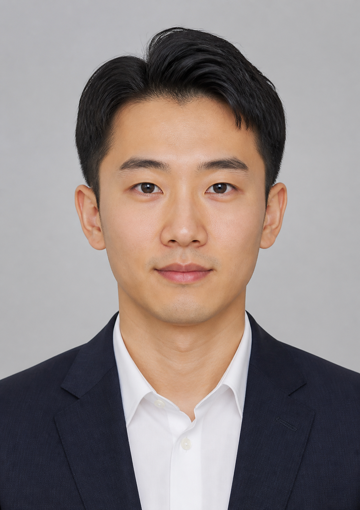
#> input picture optional-skills/productivity/asu-job-hunt/assets/fictional-resume-photo.png, 360 x 510 px
$ python pixel_art.py ../../../productivity/asu-job-hunt/assets/fictional-resume-photo.png out.png
#> lines starting #> are read from the running program, lines starting #| are printed output that depends on the picture
"""Pixel art converter — Floyd-Steinberg dithering with preset or named palette.

Named hardware palettes (NES, GameBoy, PICO-8, C64, etc.) ported from
pixel-art-studio (MIT) — see ATTRIBUTION.md.

Usage (import):
    from pixel_art import pixel_art
    pixel_art("in.png", "out.png", preset="arcade")
    pixel_art("in.png", "out.png", preset="nes")
    pixel_art("in.png", "out.png", palette="PICO_8", block=6)

Usage (CLI):
    python pixel_art.py in.png out.png --preset nes
"""

from PIL import Image, ImageEnhance, ImageOps

try:
    from .palettes import PALETTES, build_palette_image
except ImportError:
    from palettes import PALETTES, build_palette_image


PRESETS = {
    # ── Original presets (adaptive palette) ─────────────────────────────
    "arcade": {
        "contrast": 1.8, "color": 1.5, "sharpness": 1.2,
        "posterize_bits": 5, "block": 8, "palette": 16,
    },
    "snes": {
        "contrast": 1.6, "color": 1.4, "sharpness": 1.2,
        "posterize_bits": 6, "block": 4, "palette": 32,
    },
    # ── Hardware-accurate presets (named palette) ───────────────────────
    "nes": {
        "contrast": 1.5, "color": 1.4, "sharpness": 1.2,
        "posterize_bits": 6, "block": 8, "palette": "NES",
    },
    "gameboy": {
        "contrast": 1.5, "color": 1.0, "sharpness": 1.2,
        "posterize_bits": 6, "block": 8, "palette": "GAMEBOY_ORIGINAL",
    },
    "gameboy_pocket": {
        "contrast": 1.5, "color": 1.0, "sharpness": 1.2,
        "posterize_bits": 6, "block": 8, "palette": "GAMEBOY_POCKET",
    },
    "pico8": {
        "contrast": 1.6, "color": 1.3, "sharpness": 1.2,
        "posterize_bits": 6, "block": 6, "palette": "PICO_8",
    },
    "c64": {
        "contrast": 1.6, "color": 1.3, "sharpness": 1.2,
        "posterize_bits": 6, "block": 8, "palette": "C64",
    },
    "apple2": {
        "contrast": 1.8, "color": 1.4, "sharpness": 1.2,
        "posterize_bits": 5, "block": 10, "palette": "APPLE_II_HI",
    },
    "teletext": {
        "contrast": 1.8, "color": 1.5, "sharpness": 1.2,
        "posterize_bits": 5, "block": 10, "palette": "TELETEXT",
    },
    "mspaint": {
        "contrast": 1.6, "color": 1.4, "sharpness": 1.2,
        "posterize_bits": 6, "block": 8, "palette": "MICROSOFT_WINDOWS_PAINT",
    },
    "mono_green": {
        "contrast": 1.8, "color": 0.0, "sharpness": 1.2,
        "posterize_bits": 5, "block": 6, "palette": "MONO_GREEN",
    },
    "mono_amber": {
        "contrast": 1.8, "color": 0.0, "sharpness": 1.2,
        "posterize_bits": 5, "block": 6, "palette": "MONO_AMBER",
    },
    # ── Artistic palette presets ────────────────────────────────────────
    "neon": {
        "contrast": 1.8, "color": 1.6, "sharpness": 1.2,
        "posterize_bits": 5, "block": 6, "palette": "NEON_CYBER",
    },
    "pastel": {
        "contrast": 1.2, "color": 1.3, "sharpness": 1.1,
        "posterize_bits": 6, "block": 6, "palette": "PASTEL_DREAM",
    },
}


def pixel_art(input_path, output_path, preset="arcade", **overrides):
    """Convert an image to retro pixel art.

    Args:
        input_path: path to source image
        output_path: path to save the resulting PNG
        preset: one of PRESETS (arcade, snes, nes, gameboy, pico8, c64, ...)
        **overrides: optionally override any preset field. In particular:
            palette: int (adaptive N colors) OR str (named palette from PALETTES)
            block:   int pixel block size
            contrast / color / sharpness / posterize_bits: numeric enhancers

    Returns:
        The resulting PIL.Image.
    """
#> called with output_path = 'out.png', preset = 'arcade'
    if preset not in PRESETS:
        raise ValueError(
            f"Unknown preset {preset!r}. Choose from: {sorted(PRESETS)}"
        )
    cfg = {**PRESETS[preset], **overrides}

    img = Image.open(input_path).convert("RGB")
#> img is the input picture: PIL image 360x510 RGB; mean R, G, B 145.2, 134.1, 131.5

    img = ImageEnhance.Contrast(img).enhance(cfg["contrast"])
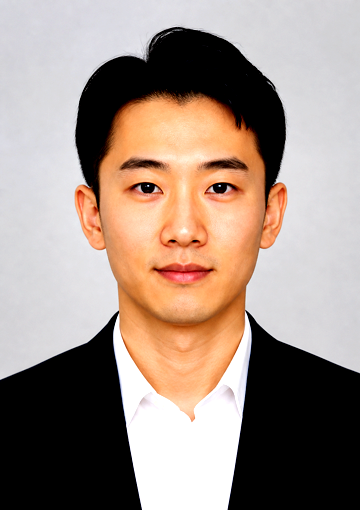
#> img: PIL image 360x510 RGB; mean R, G, B 160.5, 142.6, 132.3
    img = ImageEnhance.Color(img).enhance(cfg["color"])
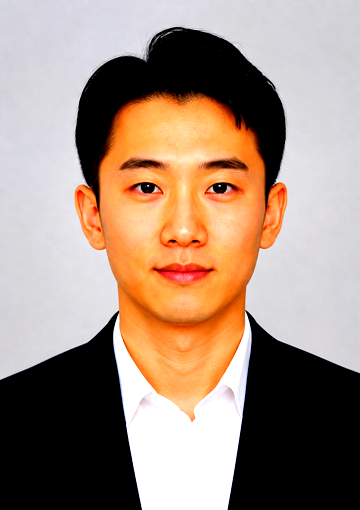
#> img: PIL image 360x510 RGB; mean R, G, B 163, 140.4, 125.2
    img = ImageEnhance.Sharpness(img).enhance(cfg["sharpness"])
    img = ImageOps.posterize(img, cfg["posterize_bits"])

    w, h = img.size
#> w = 360; h = 510
    block = cfg["block"]
    small = img.resize(
        (max(1, w // block), max(1, h // block)),
        Image.NEAREST,
    )
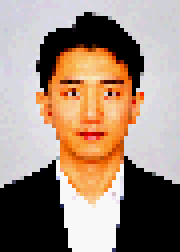
#> small: PIL image 45x63 RGB (shown 4 times larger); mean R, G, B 159.6, 137.8, 122.5

    # Quantize AFTER downscale so Floyd-Steinberg aligns with final pixel grid.
    pal = cfg["palette"]
    if isinstance(pal, str):
        # Named hardware/artistic palette
        pal_img = build_palette_image(pal)
        quantized = small.quantize(palette=pal_img, dither=Image.FLOYDSTEINBERG)
    else:
        # Adaptive N-color palette (original behavior)
        quantized = small.quantize(colors=int(pal), dither=Image.FLOYDSTEINBERG)
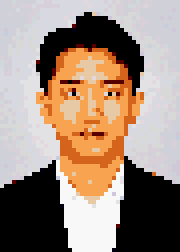
#> quantized: PIL image 45x63 P (shown 4 times larger); mean R, G, B 158, 138, 124.4

    result = quantized.resize((w, h), Image.NEAREST)
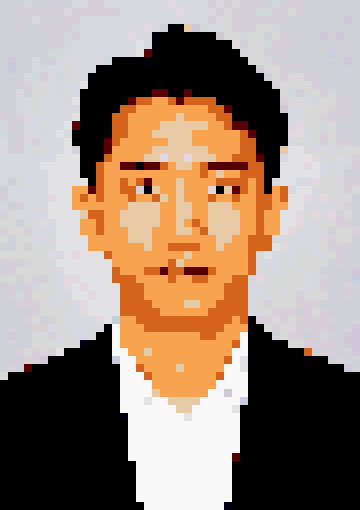
#> result: PIL image 360x510 P; mean R, G, B 158, 138, 124.4
    result.save(output_path, "PNG")
    return result


def main():
    import argparse
    p = argparse.ArgumentParser(description="Convert image to pixel art.")
    p.add_argument("input")
    p.add_argument("output")
    p.add_argument("--preset", default="arcade", choices=sorted(PRESETS))
    p.add_argument("--palette", default=None,
                   help=f"Override palette: int or name from {sorted(PALETTES)}")
    p.add_argument("--block", type=int, default=None)
    args = p.parse_args()

    overrides = {}
    if args.palette is not None:
        try:
            overrides["palette"] = int(args.palette)
        except ValueError:
            overrides["palette"] = args.palette
    if args.block is not None:
        overrides["block"] = args.block

    pixel_art(args.input, args.output, preset=args.preset, **overrides)
    print(f"Wrote {args.output}")


if __name__ == "__main__":
    main()
